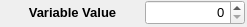
<?xml version="1.0" encoding="UTF-8"?>
<ui version="4.0">
 <class>Widget_VariableValue</class>
 <widget class="QWidget" name="Widget_VariableValue">
  <property name="geometry">
   <rect>
    <x>0</x>
    <y>0</y>
    <width>247</width>
    <height>27</height>
   </rect>
  </property>
  <property name="windowTitle">
   <string>Form</string>
  </property>
  <layout class="QGridLayout" name="gridLayout">
   <property name="leftMargin">
    <number>0</number>
   </property>
   <property name="topMargin">
    <number>0</number>
   </property>
   <property name="rightMargin">
    <number>0</number>
   </property>
   <property name="bottomMargin">
    <number>0</number>
   </property>
   <property name="spacing">
    <number>0</number>
   </property>
   <item row="0" column="0">
    <layout class="QFormLayout" name="formLayout">
     <property name="horizontalSpacing">
      <number>0</number>
     </property>
     <property name="verticalSpacing">
      <number>0</number>
     </property>
     <item row="0" column="0">
      <widget class="QLabel" name="label_VariableName">
       <property name="sizePolicy">
        <sizepolicy hsizetype="Fixed" vsizetype="Fixed">
         <horstretch>0</horstretch>
         <verstretch>0</verstretch>
        </sizepolicy>
       </property>
       <property name="minimumSize">
        <size>
         <width>145</width>
         <height>25</height>
        </size>
       </property>
       <property name="maximumSize">
        <size>
         <width>145</width>
         <height>25</height>
        </size>
       </property>
       <property name="font">
        <font>
         <pointsize>10</pointsize>
         <weight>75</weight>
         <bold>true</bold>
        </font>
       </property>
       <property name="text">
        <string>Variable Value</string>
       </property>
       <property name="alignment">
        <set>Qt::AlignCenter</set>
       </property>
      </widget>
     </item>
     <item row="0" column="1">
      <widget class="QSpinBox" name="spinBox_VariableValue">
       <property name="sizePolicy">
        <sizepolicy hsizetype="Fixed" vsizetype="Fixed">
         <horstretch>0</horstretch>
         <verstretch>0</verstretch>
        </sizepolicy>
       </property>
       <property name="minimumSize">
        <size>
         <width>100</width>
         <height>25</height>
        </size>
       </property>
       <property name="font">
        <font>
         <pointsize>10</pointsize>
        </font>
       </property>
       <property name="alignment">
        <set>Qt::AlignRight|Qt::AlignTrailing|Qt::AlignVCenter</set>
       </property>
       <property name="minimum">
        <number>0</number>
       </property>
       <property name="maximum">
        <number>10000</number>
       </property>
       <property name="singleStep">
        <number>10</number>
       </property>
       <property name="value">
        <number>0</number>
       </property>
      </widget>
     </item>
    </layout>
   </item>
  </layout>
 </widget>
 <resources/>
 <connections/>
</ui>
